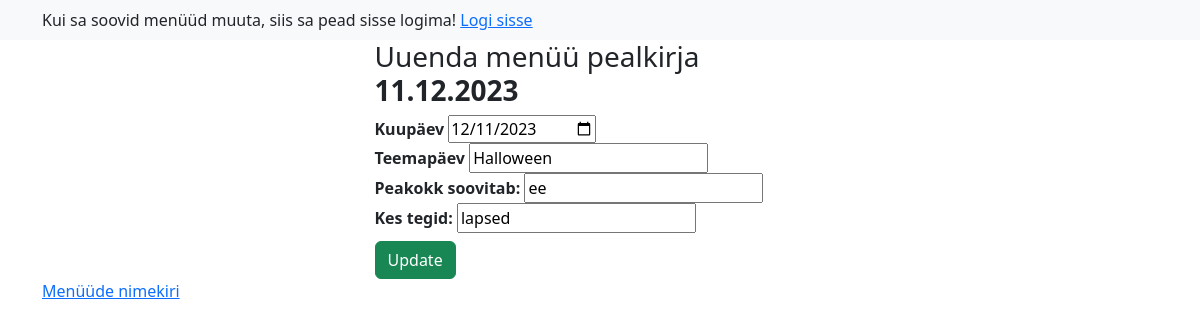
Screenshot of /app_admin/heading_update/13 with the database file from the repository.
### app_admin/models.py (models this page shows, shortened)
class Heading(models.Model):
    date = models.DateField(blank=False, null=False, unique=True, verbose_name="Kuupäev")
    topic = models.CharField(max_length=100, null=True, blank=True, verbose_name="Teemapäev")
    chef = models.CharField(max_length=100, null=True, blank=True, verbose_name="Peakokk soovitab:")
    student = models.CharField(max_length=100, null=True, blank=True, verbose_name="Kes tegid:")
    class Meta:
        ordering = ['-date']
    def __str__(self):
        return f'{self.date.strftime("%d.%m.%Y")}'

### app_admin/views.py (the view)
# urls.py: path('heading_update/<int:pk>', views.HeadingUpdateView.as_view(), name='heading_update'),
class HeadingUpdateView(UpdateView):
    model = Heading
    form_class = HeadingForm
    template_name = 'app_admin/heading_update.html'
    success_url = reverse_lazy('app_admin:heading_list')

### app_admin/forms.py
class HeadingForm(forms.ModelForm):
    class Meta:
        model = Heading
        fields = '__all__'
        widgets = {
            'date': forms.DateInput(attrs={'type': 'date'}),
        }

### app_admin/templates/app_admin/heading_update.html (shortened to what this page needs)
{% extends 'base.html' %}
{% block content %}
	<div class="row">
    <div class="col-5 mx-auto">
        <h3>Uuenda menüü pealkirja <span class="fw-bold">{{ heading }}</span></h3>
        <form method="post" class="form">
            {% for field in form %}
            	<div class="form-field">
                    <label for="{{ field.id_for_label }}" class="fw-bold">{{ field.label }}</label>
                    {{ field }}
                </div>
            {% endfor %}
            <input type="submit" value="Update" class="btn btn-success mt-2">
        </form>
    </div>
    <a href="{% url 'app_admin:heading_list' %}">Menüüde nimekiri</a>
    </div>
{% endblock %}

### rows the page displays
Heading: date "11.12.2023", form "12/11/2023" "Halloween" "ee" "lapsed"

### other values shown
{{ field.label }} "Kuupäev" "Teemapäev" "Peakokk soovitab:" "Kes tegid:"
